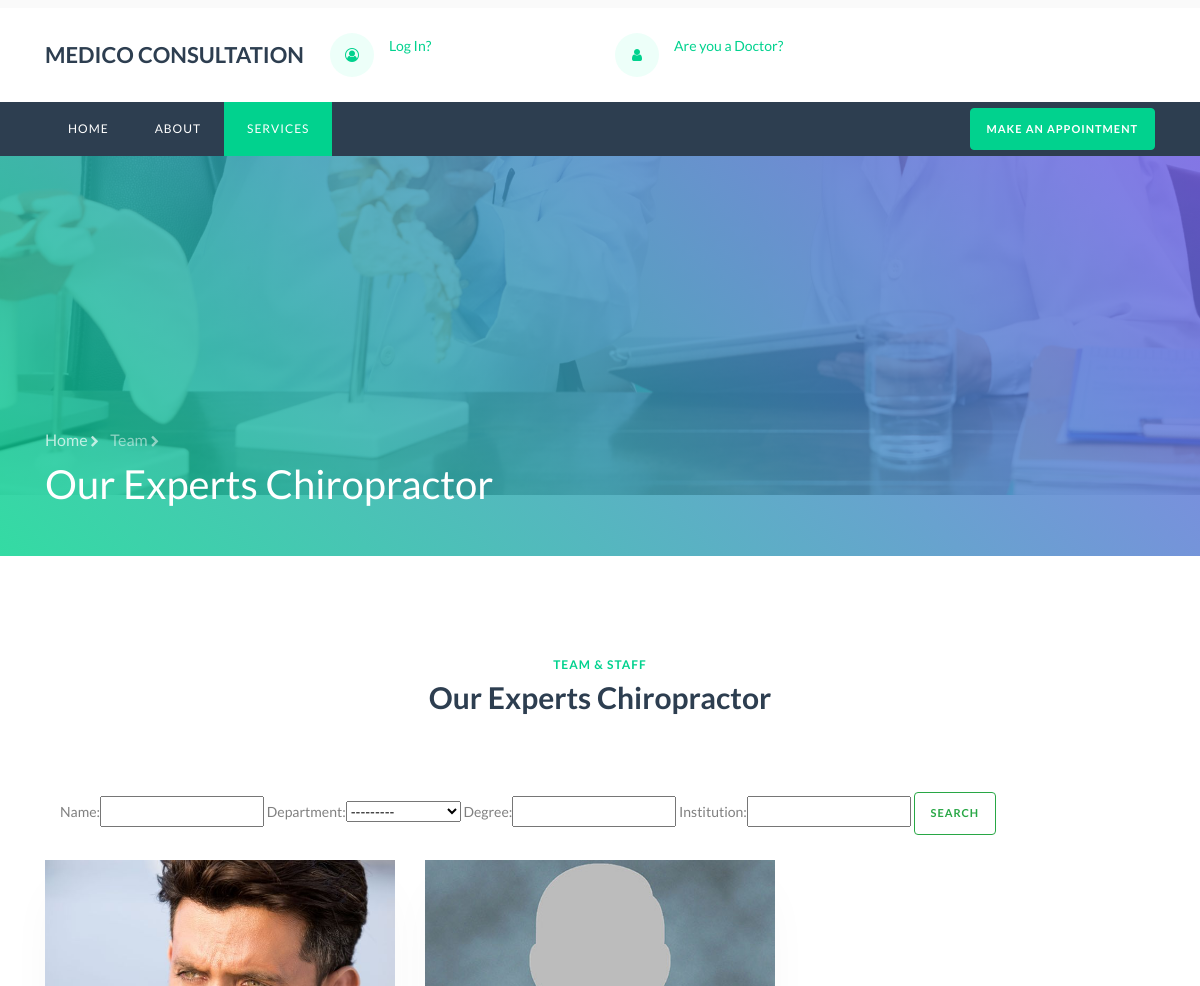
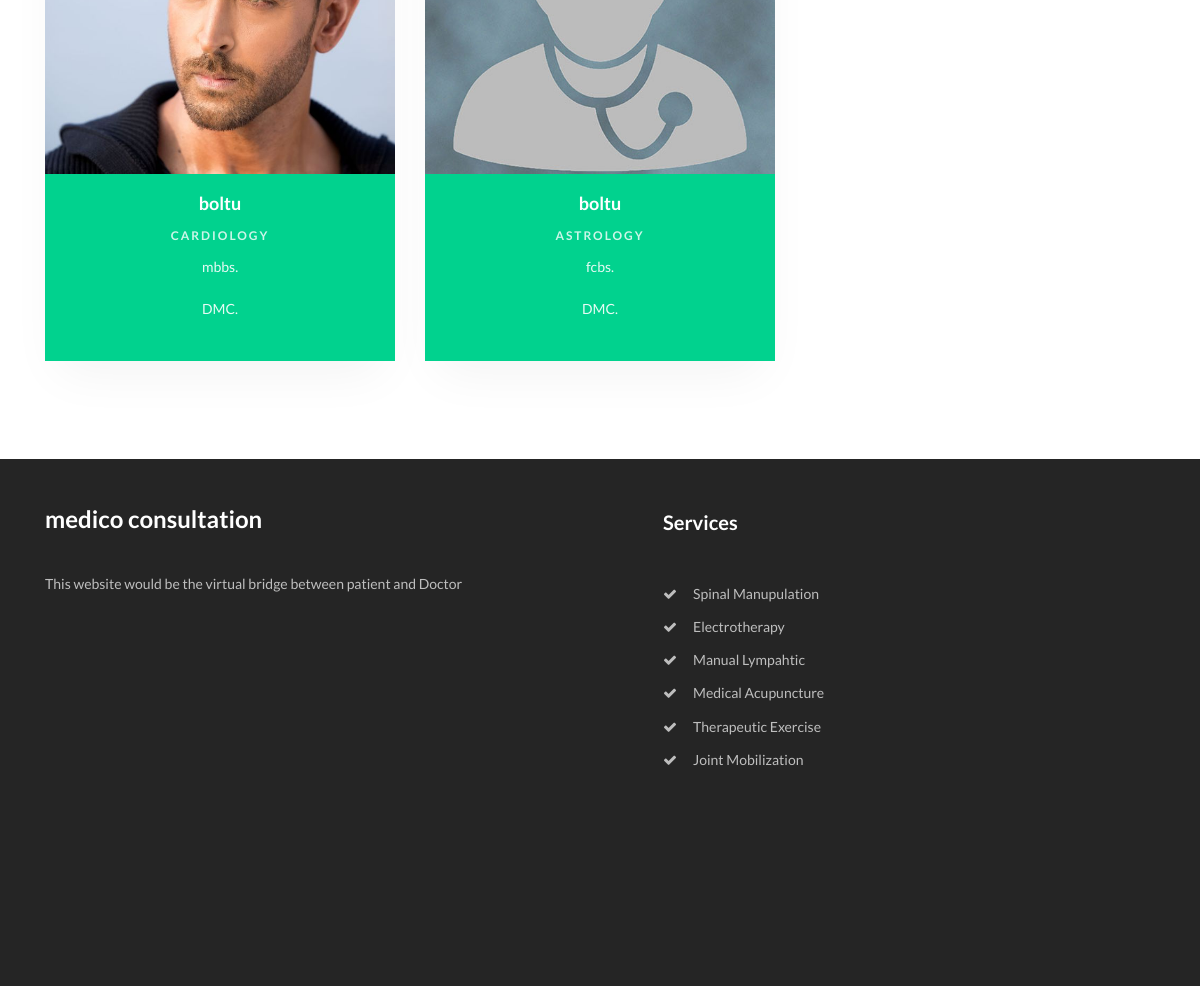
/doctor/doctorview/, run on the app's committed database (2 pictures, top to bottom).
### hospitals/models.py (models this page shows, shortened)
class Department(models.Model):
    department = models.CharField(max_length=100)
    def __str__(self):
        return  self.department

class Doctor(models.Model):
    user =models.OneToOneField(User, on_delete=models.CASCADE)
    department = models.ForeignKey(Department, on_delete=models.CASCADE)
    name = models.CharField(max_length=50)
    degree = models.CharField(max_length=50)
    institution = models.CharField(max_length=50, default = "DMC")
    start_time = models.CharField( max_length=50)
    end_time = models.CharField( max_length=50)
    week_sat = models.BooleanField(default = False)
    week_sun = models.BooleanField(default = False)
    week_mon = models.BooleanField(default = False)
    week_tues = models.BooleanField(default = False)
    week_wed = models.BooleanField(default = False)
    week_thurs = models.BooleanField(default = False)
    week_fri = models.BooleanField(default = False)

### accounts/models.py (models this page shows, shortened)
class Profile(models.Model):
    user = models.OneToOneField(User, on_delete=models.CASCADE)
    user_sex = (('MALE', 'Male'), ('FEMALE', 'Female'))
    user_gender = models.CharField(max_length=6, default='Male', choices=user_sex)
    user_age = models.IntegerField(null=True)
    user_phone = models.CharField(max_length=200, null=True)
    user_address = models.CharField(max_length=200, null=True)
    user_img = models.ImageField(upload_to='profile_pics', default='default.jpg')

### hospitals/views.py (the view)
# urls.py: path('doctorview/', views.doctor_view, name="doctorview"),
def doctor_view(request):
	doctors=Doctor.objects.all()
	docFilter = DoctorFilter(request.GET, queryset = doctors)
	doctors = docFilter.qs
	context={'doctors':doctors, 'docFilter' : docFilter}
	return render(request, 'hospitals/doctorView.html',context)

### hospitals/templates/hospitals/doctorView.html (shortened to what this page needs)
{% extends 'accounts/base.html' %}
{% load static %}
{% block doctorview %}active{% endblock %}
{% block content %}
<!--{% load crispy_forms_tags %}
<form method="POST" action="">
	{% csrf_token %}
	{{ form|crispy }}
	<input class="btn btn-primary" type="submit" value="Search"/>
</form> -->
<section class="hero-wrap hero-wrap-2" style="background-image: url(&quot;images/bg_2.jpg&quot;); background-position: 50% 769.575px;" data-stellar-background-ratio="0.5">
      <div class="overlay"></div>
      <div class="container">
        <div class="row no-gutters slider-text align-items-end">
          <div class="col-md-9 ftco-animate pb-5 fadeInUp ftco-animated">
          	<p class="breadcrumbs mb-2"><span class="mr-2"><a href="index.html">Home <i class="fa fa-chevron-right"></i></a></span> <span>Team <i class="fa fa-chevron-right"></i></span></p>
            <h1 class="mb-0 bread">Our Experts Chiropractor</h1>
          </div>
        </div>
      </div>
    </section>
<section class="ftco-section">
			<div class="container">
				<div class="row no-gutters justify-content-center pb-5 mb-3">
          <div class="col-md-7 heading-section text-center ftco-animate fadeInUp ftco-animated">
          	<span class="subheading">Team &amp; Staff</span>
            <h2>Our Experts Chiropractor</h2>
          </div>
        </div>
				<div class="container">
  <form method="get" >
		{{docFilter.form}}
    <button class="btn btn-outline-success my-2 my-sm-0" type="submit">Search</button>
  </form>
	</div>
<div><br></div>
				<div class="row">
                    {%  for i in doctors %}
					<div class="col-md-4 ftco-animate d-flex fadeInUp ftco-animated">
						<div class="staff bg-primary">
							<a href="{% url 'profile' i.user.username %}" >
							<div class="img-wrap d-flex align-items-stretch">
								<div class="img align-self-stretch" style="background-image: url({{i.user.profile.user_img.url}});"></div>
							</div>
								</a>
							<div class="text pt-3 px-3 pb-4 text-center">
								<h3>{{i.name}}</h3>
								<span class="position mb-2">{{i.department}}</span>
								<div class="faded">
								<p>{{i.degree}}.</p>
									<p>{{i.institution}}.</p>
	              </div>
							</div>
						</div>
					</div>
				{% endfor %}
				</div>
			</div>
		</section>
{% endblock %}

### data on the page
Department: department "---------"
Doctor: user.profile.user_img (picture), name "boltu", department "CARDIOLOGY", degree "mbbs", institution "DMC"
Doctor: user.profile.user_img (placeholder picture), name "boltu", department "ASTROLOGY", degree "fcbs", institution "DMC"
